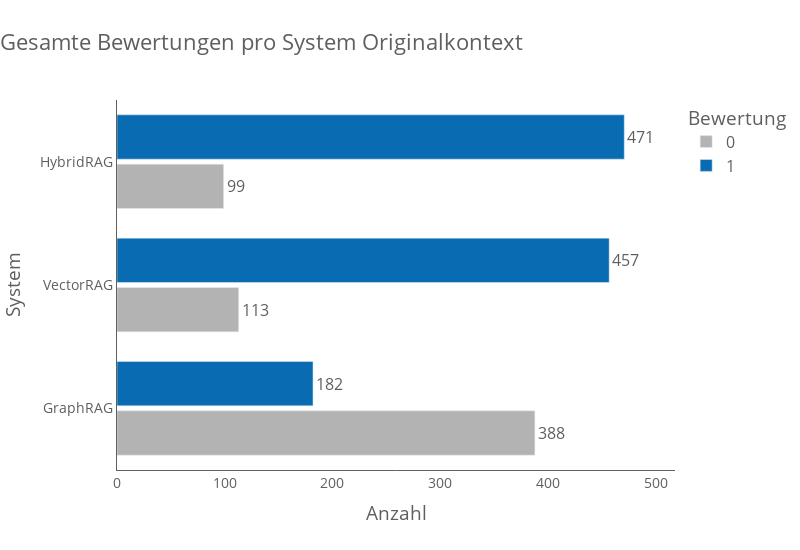

Notebook cell for this chart:
### Markdown cell above
**Schaubild zu der Häufigkeit der Bewertungsausprägungen Je System im Originalkontext:**

### Code cell
# original
# Summe berechnen
df_plot_orig = df_erg_org.drop(index="Summe")
df_sum = df_plot_orig.sum().reset_index()
df_sum.columns = ["system_bewertung", "anzahl"] 





# Systemnamen und Bewertungen extrahieren
df_sum["system"] = df_sum["system_bewertung"].str.extract(r"^(.*?)_bewertung")
df_sum["bewertung"] = df_sum["system_bewertung"].str.extract(r"_(\d)$")

# Systemnamen umbenennen
system_label_map = {
    "vector_rag_antwort_original": "VectorRAG",
    "graph_rag_antwort_original": "GraphRAG",
    "hybrid_rag_antwort_original": "HybridRAG"
}
df_sum["system"] = df_sum["system"].map(system_label_map)

# Danach kannst du wie geplant fortfahren:
df_sum_sorted = df_sum.sort_values(by="anzahl")
max_val_sum = df_sum["anzahl"].max()


fig_total_ori = px.bar(
    df_sum,
    y="system",
    x="anzahl",
    color="bewertung",
    barmode="group",
    color_discrete_map=color_map,
    title="Gesamte Bewertungen pro System Originalkontext",
    text="anzahl",
    orientation="h",
    category_orders={"system": ["HybridRAG", "VectorRAG", "GraphRAG"]}
)

fig_total_ori.update_layout(
    title=dict(text=fig_total_ori.layout.title.text, x=0, xanchor='left'),
    bargroupgap=0.1,
    xaxis_title="Anzahl",  
    yaxis_title="System",
    **layout_kwargs
)



fig_total_ori.update_xaxes(
    showgrid=False,
    showline=True,
    linecolor='#5F5F5F',
    range=[0, max_val_sum * 1.1],  # Platz für Text über Balken
    **xaxis_kwargs
)

fig_total_ori.update_yaxes(
    showgrid=False,
    showline=True,
    linecolor='#5F5F5F',
    **yaxis_kwargs
)

fig_total_ori.update_traces(textposition="outside")

### Figure 1 — Plotly figure (JSON) as saved in the notebook; plotly's stock layout.template omitted (floating-point values rounded to 4 significant figures)
{"data": [{"alignmentgroup": "True", "hovertemplate": "bewertung=0<br>anzahl=%{text}<br>system=%{y}<extra></extra>", "legendgroup": "0", "marker": {"color": "#B3B3B3", "pattern": {"shape": ""}}, "name": "0", "offsetgroup": "0", "orientation": "h", "showlegend": true, "text": [113.0, 388.0, 99.0], "textposition": "outside", "type": "bar", "x": [113, 388, 99], "xaxis": "x", "y": ["VectorRAG", "GraphRAG", "HybridRAG"], "yaxis": "y"}, {"alignmentgroup": "True", "hovertemplate": "bewertung=1<br>anzahl=%{text}<br>system=%{y}<extra></extra>", "legendgroup": "1", "marker": {"color": "#096CB3", "pattern": {"shape": ""}}, "name": "1", "offsetgroup": "1", "orientation": "h", "showlegend": true, "text": [457.0, 182.0, 471.0], "textposition": "outside", "type": "bar", "x": [457, 182, 471], "xaxis": "x", "y": ["VectorRAG", "GraphRAG", "HybridRAG"], "yaxis": "y"}], "layout": {"bargroupgap": 0.1, "barmode": "group", "font": {"color": "#5F5F5F", "size": 16}, "height": 550, "legend": {"title": {"text": "Bewertung"}, "tracegroupgap": 0}, "margin": {"t": 100}, "paper_bgcolor": "white", "plot_bgcolor": "white", "title": {"font": {"color": "#5F5F5F", "size": 22}, "text": "Gesamte Bewertungen pro System Originalkontext", "x": 0, "xanchor": "left"}, "width": 800, "xaxis": {"anchor": "y", "domain": [0, 1], "linecolor": "#5F5F5F", "range": [0, 518.1], "showgrid": false, "showline": true, "tickfont": {"size": 14}, "ticks": "", "title": {"text": "Anzahl"}}, "yaxis": {"anchor": "x", "categoryarray": ["GraphRAG", "VectorRAG", "HybridRAG"], "categoryorder": "array", "domain": [0, 1], "gridcolor": "lightgrey", "linecolor": "#5F5F5F", "showgrid": false, "showline": true, "tickfont": {"size": 14}, "ticks": "", "title": {"text": "System"}}}}
